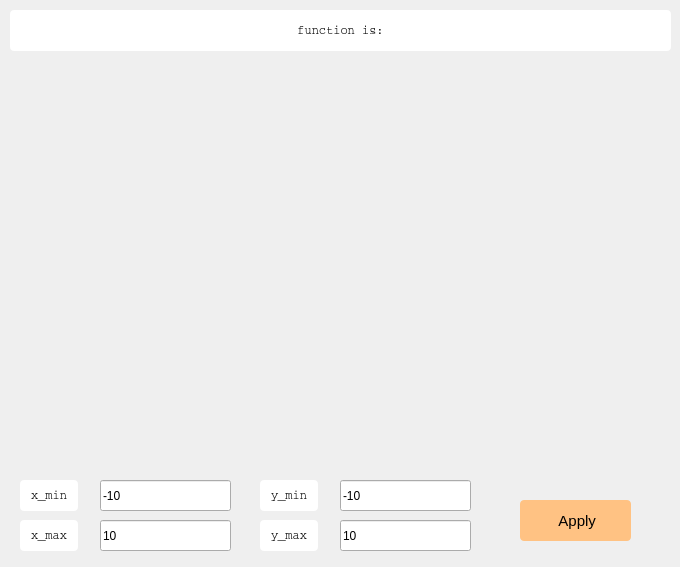
<?xml version="1.0" encoding="UTF-8"?>
<ui version="4.0">
 <class>Graph</class>
 <widget class="QWidget" name="Graph">
  <property name="geometry">
   <rect>
    <x>0</x>
    <y>0</y>
    <width>680</width>
    <height>567</height>
   </rect>
  </property>
  <property name="windowTitle">
   <string>Form</string>
  </property>
  <widget class="QCustomPlot" name="graphic" native="true">
   <property name="geometry">
    <rect>
     <x>19</x>
     <y>59</y>
     <width>651</width>
     <height>411</height>
    </rect>
   </property>
  </widget>
  <widget class="QLabel" name="expression">
   <property name="geometry">
    <rect>
     <x>10</x>
     <y>10</y>
     <width>661</width>
     <height>41</height>
    </rect>
   </property>
   <property name="font">
    <font>
     <family>Courier</family>
    </font>
   </property>
   <property name="styleSheet">
    <string notr="true">border-radius:  4px;
background-color: rgb(255, 255, 255);
color: rgb(0, 0, 0);</string>
   </property>
   <property name="text">
    <string>function is:</string>
   </property>
   <property name="alignment">
    <set>Qt::AlignCenter</set>
   </property>
  </widget>
  <widget class="QLabel" name="label_1">
   <property name="geometry">
    <rect>
     <x>20</x>
     <y>480</y>
     <width>58</width>
     <height>31</height>
    </rect>
   </property>
   <property name="font">
    <font>
     <family>Courier</family>
    </font>
   </property>
   <property name="styleSheet">
    <string notr="true">border-radius:  4px;
background-color: rgb(255, 255, 255);
color: rgb(0, 0, 0);</string>
   </property>
   <property name="text">
    <string>x_min</string>
   </property>
   <property name="alignment">
    <set>Qt::AlignCenter</set>
   </property>
  </widget>
  <widget class="QLabel" name="label_2">
   <property name="geometry">
    <rect>
     <x>20</x>
     <y>520</y>
     <width>58</width>
     <height>31</height>
    </rect>
   </property>
   <property name="font">
    <font>
     <family>Courier</family>
    </font>
   </property>
   <property name="styleSheet">
    <string notr="true">border-radius:  4px;
background-color: rgb(255, 255, 255);
color: rgb(0, 0, 0);</string>
   </property>
   <property name="text">
    <string>x_max</string>
   </property>
   <property name="alignment">
    <set>Qt::AlignCenter</set>
   </property>
  </widget>
  <widget class="QLabel" name="label_3">
   <property name="geometry">
    <rect>
     <x>260</x>
     <y>480</y>
     <width>58</width>
     <height>31</height>
    </rect>
   </property>
   <property name="font">
    <font>
     <family>Courier</family>
    </font>
   </property>
   <property name="styleSheet">
    <string notr="true">border-radius:  4px;
background-color: rgb(255, 255, 255);
color: rgb(0, 0, 0);</string>
   </property>
   <property name="text">
    <string>y_min</string>
   </property>
   <property name="alignment">
    <set>Qt::AlignCenter</set>
   </property>
  </widget>
  <widget class="QLabel" name="label_4">
   <property name="geometry">
    <rect>
     <x>260</x>
     <y>520</y>
     <width>58</width>
     <height>31</height>
    </rect>
   </property>
   <property name="font">
    <font>
     <family>Courier</family>
    </font>
   </property>
   <property name="styleSheet">
    <string notr="true">border-radius:  4px;
background-color: rgb(255, 255, 255);
color: rgb(0, 0, 0);</string>
   </property>
   <property name="text">
    <string>y_max</string>
   </property>
   <property name="alignment">
    <set>Qt::AlignCenter</set>
   </property>
  </widget>
  <widget class="QLineEdit" name="x_min">
   <property name="geometry">
    <rect>
     <x>100</x>
     <y>480</y>
     <width>131</width>
     <height>31</height>
    </rect>
   </property>
   <property name="text">
    <string>-10</string>
   </property>
  </widget>
  <widget class="QLineEdit" name="x_max">
   <property name="geometry">
    <rect>
     <x>100</x>
     <y>520</y>
     <width>131</width>
     <height>31</height>
    </rect>
   </property>
   <property name="text">
    <string>10</string>
   </property>
  </widget>
  <widget class="QLineEdit" name="y_min">
   <property name="geometry">
    <rect>
     <x>340</x>
     <y>480</y>
     <width>131</width>
     <height>31</height>
    </rect>
   </property>
   <property name="text">
    <string>-10</string>
   </property>
  </widget>
  <widget class="QLineEdit" name="y_max">
   <property name="geometry">
    <rect>
     <x>340</x>
     <y>520</y>
     <width>131</width>
     <height>31</height>
    </rect>
   </property>
   <property name="text">
    <string>10</string>
   </property>
  </widget>
  <widget class="QPushButton" name="Apply">
   <property name="geometry">
    <rect>
     <x>520</x>
     <y>500</y>
     <width>111</width>
     <height>41</height>
    </rect>
   </property>
   <property name="styleSheet">
    <string notr="true">QPushButton {
border-radius:  4px;
    background-color:  rgb(255, 194, 131);
    color:  rgb(0, 0, 0);
    font-size:  15px;
}
QPushButton:pressed {
background-color: rgb(255, 222, 155);
}</string>
   </property>
   <property name="text">
    <string> Apply</string>
   </property>
  </widget>
 </widget>
 <customwidgets>
  <customwidget>
   <class>QCustomPlot</class>
   <extends>QWidget</extends>
   <header location="global">qcustomplot.h</header>
   <container>1</container>
  </customwidget>
 </customwidgets>
 <resources/>
 <connections/>
</ui>
